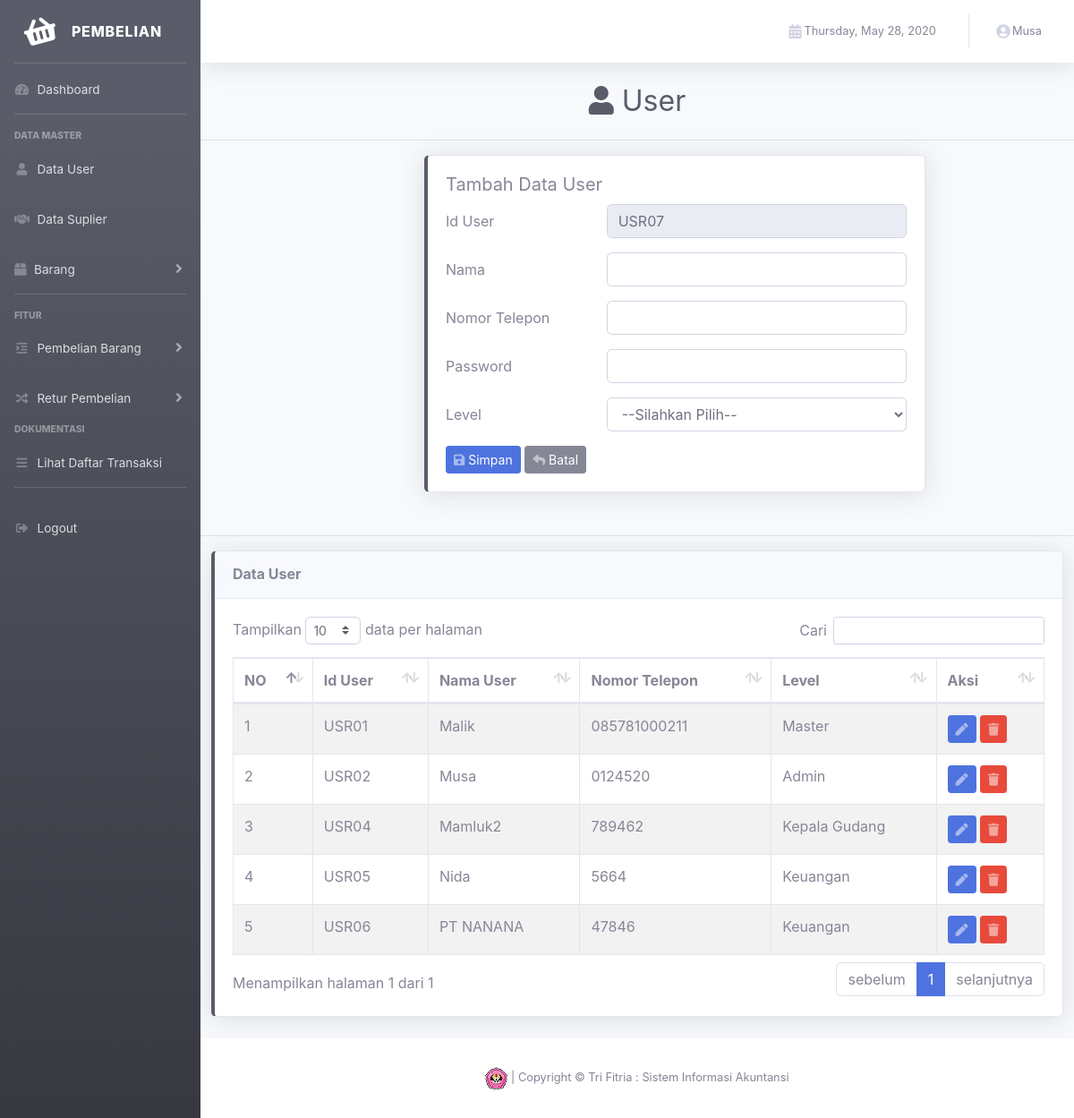
The app's page /view/index.php?p=user_akun (signed in) with its own data.
### tables this page shows
CREATE TABLE IF NOT EXISTS `user` (
  `id_user` varchar(5) NOT NULL,
  `nama_user` varchar(45) NOT NULL,
  `nomor_telepon` varchar(15) NOT NULL,
  `password` varchar(35) NOT NULL,
  `level` varchar(15) NOT NULL
);

### control/akun/user.php (called while the page is built, shortened)
<?php
    class user{
        public function tampil(){
            $koneksi = new koneksi;
            $query = mysqli_query($koneksi->conn,"SELECT * FROM `user`");
            if (mysqli_num_rows($query)>0) {
                while ($row = mysqli_fetch_array($query)) {
                    $data[]= $row;
                }
                return $data;
            }
        }
        public function id_terakhir(){
            $koneksi = new koneksi;
            $query = mysqli_query($koneksi->conn,"SELECT max(`id_user`) FROM `user`");
            $row = mysqli_fetch_array($query);
                if ($row) {
                    $nilai_Id = substr($row[0],3);
                    $id_user = (int) $nilai_Id;
                    $id_user = $id_user + 1;
                    $id_user_otomatis = "USR".str_pad($id_user,2,"0", STR_PAD_LEFT);
                }else {
                    $id_user_otomatis = "USR01";
                }
            return $id_user_otomatis;
        }
    }
    ?>

### control/koneksi.php (called while the page is built, shortened)
<?php
    class koneksi{
        private $dbhost = "localhost";
        private $dbuser = "root";
        private $dbname = "hph_proj_db";
        private $dbpass = "";
        public function __construct(){
        $this->conn = mysqli_connect($this->dbhost, $this->dbuser, $this->dbpass, $this->dbname) or die("Koneksi gagal");
        }
    }
    ?>

### view/content/user/data_user.php (the view, shortened to what this page needs)
<div class="d-sm-flex align-items-center justify-content-center mb-4">
        <h1 class="h2 mb-0 text-gray-800">
        <i class="fa fa-user" aria-hidden="true"></i>
            User
        </h1>
    </div>
    <hr class ="sidebar-diver"></hr>
    <div class="row justify-content-center mb-4 align-items-center">
        <div class="col-lg-7">
            <div class="card shadow mb-4 border-left-dark " style="width: 35rem;">
                <div class="card-body">
                    <h5 class="card-title">Tambah Data User</h5>
                    <p class="card-text">
                    <form action="" method="post" class="form-horizontal">
                        <?php
                          $Id = $user->id_terakhir();
                          ?>
                        <div class="form-group row">
                            <label for="" class="col-sm-4 col-form-label">Id User</label>
                            <div class="col-sm-8">
                            <input type="text" class="form-control" id="" value ="<?php echo $Id; ?>" name="Id_user" readonly>
                            </div>
                        </div>
                        <div class="form-group row">
                            <label for="" class="col-sm-4 col-form-label">Nama</label>
                            <div class="col-sm-8">
                            <input type="text" class="form-control" id="" name="nama_user" required>
                            </div>
                        </div>
                        <div class="form-group row">
                            <label for="" class="col-sm-4 col-form-label">Nomor Telepon</label>
                            <div class="col-sm-8">
                            <input type="text" class="form-control" id="" name="telepon_user" required>
                            </div>
                        </div>
                        <div class="form-group row">
                            <label for="" class="col-sm-4 col-form-label">Password</label>
                            <div class="col-sm-8">
                            <input type="password" class="form-control" id="" name="password_user" required>
                            </div>
                        </div>
                        <div class="form-group row">
                            <label for="" class="col-sm-4 col-form-label">Level</label>
                            <div class="col-sm-8">
                            <select name="level" class="form-control" required>
                              <option value="">--Silahkan Pilih--</option>
                            </select>
                            </div>
                        </div>
                      </p>
                        <button type="submit" name="simpan_user" class="btn btn-sm btn-primary btn-custom">
                          <span class="icon text-white-50">
                            <i class="fas fa-save"></i>
                          </span>
                          <span class="text">Simpan</span>
                        </button>
                        <a href="index.php?p=user_akun" class="btn btn-sm btn-secondary btn-custom" onClick="return confirm('semua data yang diisikan akan hilang!');">
                          <span class="icon text-white-50">
                              <i class="fas fa-reply"></i>
                          </span>
                        <span class="text">Batal</span>
                      </a>
                </div>
              </div>
        </div>
    </div>
    <hr class ="sidebar-diver"></hr>
    <div class="col">
      <div class="row">
        <div class="col">
          <div class="card shadow mb-4 border-left-dark">
            <div class="card-header py-3">
              <h6 class="m-0 font-weight-bold">Data User</h6>
            </div>
            <div class="card-body" >
              <div class="table-responsive">
                <table class="table table-bordered table-striped" id="dataTable" width="100%" cellspacing="0">
                      <thead>
                        <tr>
                          <th>NO</th>
                          <th>Id User</th>
                          <th>Nama User</th>
                          <th>Nomor Telepon</th>
                          <th>Level</th>
                          <th>Aksi</th>
                        </tr>
                      </thead>
                      <tbody>
                          <?php
                          if ($user->tampil() != False) {
                            $no =1;
                            foreach($user->tampil() as $data_user){
                              ?>
                            <tr>
                            <td><?php echo $no++ ;?></td>
                            <td><?php echo $data_user['id_user'] ;?></td>
                            <td><?php echo $data_user['nama_user'] ;?></td>
                            <td><?php echo $data_user['nomor_telepon'] ;?></td>
                            <td><?php echo $data_user['level'] ;?></td>
                            <td>
                                <a href="?p=update_data_user&id_user=<?php echo $data_user['id_user']; ?>">
                                  <button type="submit" name="edit_suplier" class="btn btn-sm btn-primary btn-custom">
                                    <span class="icon text-white-50">
                                      <i class="fas fa-pen"></i>
                                    </span>
                                  </button>
                                </a>
                                <a href="?p=hapus_data_user&id_user=<?php echo  $data_user['id_user']; ?>">
                                  <button name="hapus_suplier" class="btn btn-sm btn-danger btn-custom "  onClick="return confirm('Yakin Akan Menghapus Data?');">
                                    <span class="icon text-white-50">
                                      <i class="fas fa-trash"></i>
                                    </span>
                                  </button>
                                </a>
                            </td>
                          </tr>
                        <?php
                        }
                      }
                      ?>
                      </tbody>
                    </table>
                  </div>
                </div>
              </div>
        </div>
      </div>
    </div>

### records on screen
user: id_user "USR01", nama_user "Malik", nomor_telepon "085781000211", level "Master"
user: id_user "USR02", nama_user "Musa", nomor_telepon "0124520", level "Admin"
user: id_user "USR04", nama_user "Mamluk2", nomor_telepon "789462", level "Kepala Gudang"
user: id_user "USR05", nama_user "Nida", nomor_telepon "5664", level "Keuangan"
user: id_user "USR06", nama_user "PT NANANA", nomor_telepon "47846", level "Keuangan"

### other values on screen
$_SESSION['nama_user'] "Musa"
